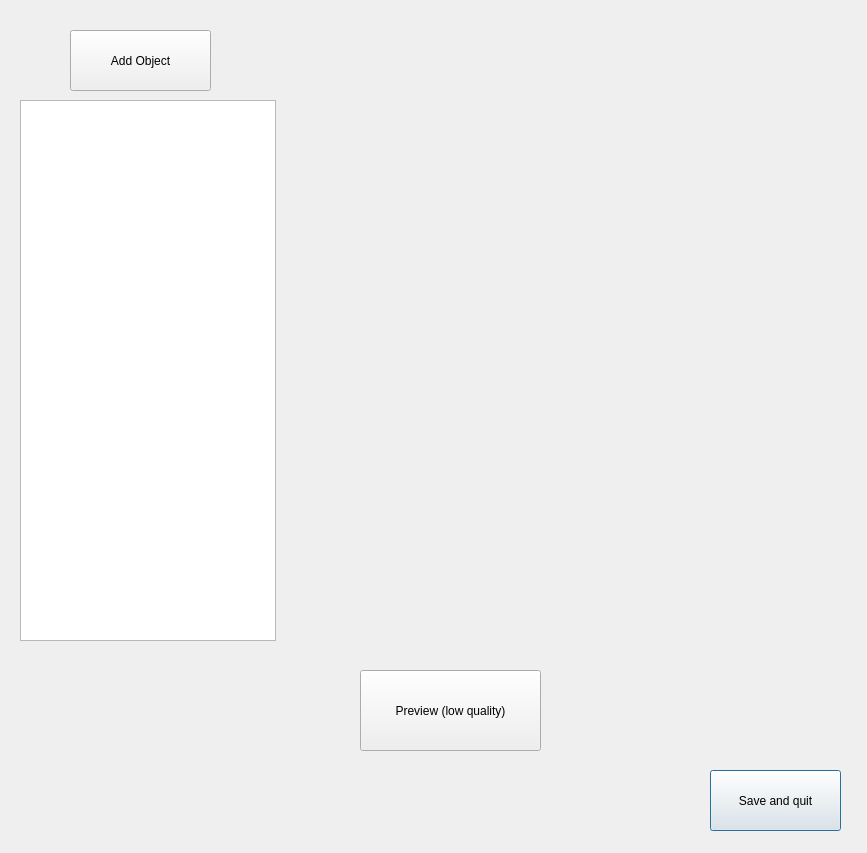
<?xml version="1.0" encoding="UTF-8"?>
<ui version="4.0">
 <class>EditScene</class>
 <widget class="QDialog" name="EditScene">
  <property name="geometry">
   <rect>
    <x>0</x>
    <y>0</y>
    <width>867</width>
    <height>853</height>
   </rect>
  </property>
  <property name="windowTitle">
   <string>Dialog</string>
  </property>
  <widget class="QPushButton" name="save_scene">
   <property name="geometry">
    <rect>
     <x>710</x>
     <y>770</y>
     <width>131</width>
     <height>61</height>
    </rect>
   </property>
   <property name="text">
    <string>Save and quit</string>
   </property>
  </widget>
  <widget class="QPushButton" name="preview">
   <property name="geometry">
    <rect>
     <x>360</x>
     <y>670</y>
     <width>181</width>
     <height>81</height>
    </rect>
   </property>
   <property name="text">
    <string>Preview (low quality)</string>
   </property>
  </widget>
  <widget class="QPushButton" name="add_object">
   <property name="geometry">
    <rect>
     <x>70</x>
     <y>30</y>
     <width>141</width>
     <height>61</height>
    </rect>
   </property>
   <property name="text">
    <string>Add Object</string>
   </property>
  </widget>
  <widget class="QListWidget" name="object_list">
   <property name="geometry">
    <rect>
     <x>20</x>
     <y>100</y>
     <width>256</width>
     <height>541</height>
    </rect>
   </property>
  </widget>
 </widget>
 <resources/>
 <connections/>
</ui>
